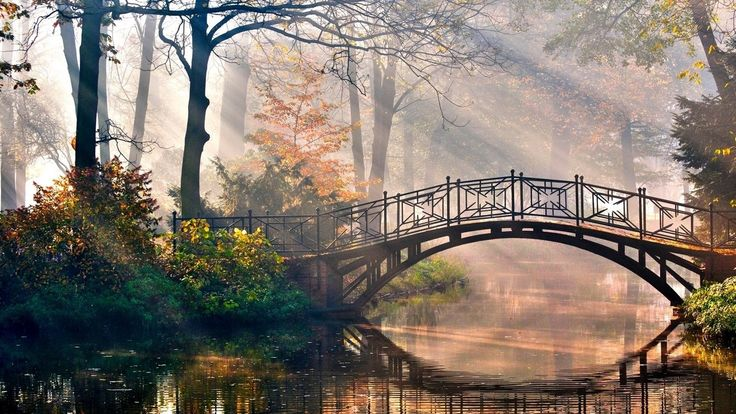
#> input picture image1.jpg, 736 x 414 px, found by its file name
$ python 3_flip_image.py
#> lines starting #> are read from the running program, lines starting #| are printed output that depends on the picture
import cv2

img = cv2.imread(r"C:\Tutedude-Python\OpenCV_Practicals\image1.jpg")
#> img is the input picture: shape (414, 736, 3); mean B, G, R 110.4, 120.4, 132

horizontal = cv2.flip(img,1)
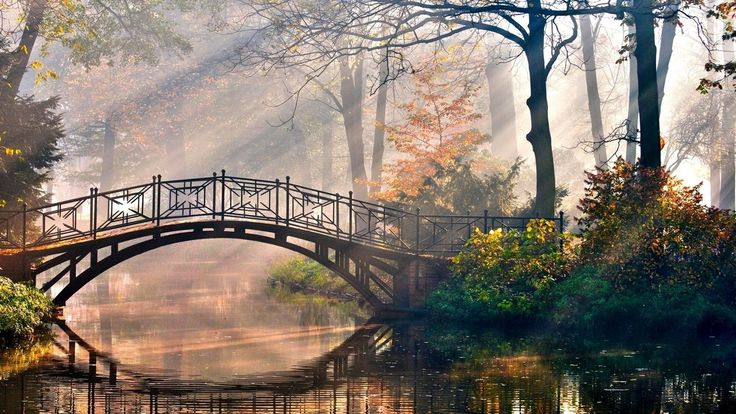
#> horizontal: shape (414, 736, 3); mean B, G, R 110.4, 120.4, 132
vertical = cv2.flip(img,0)
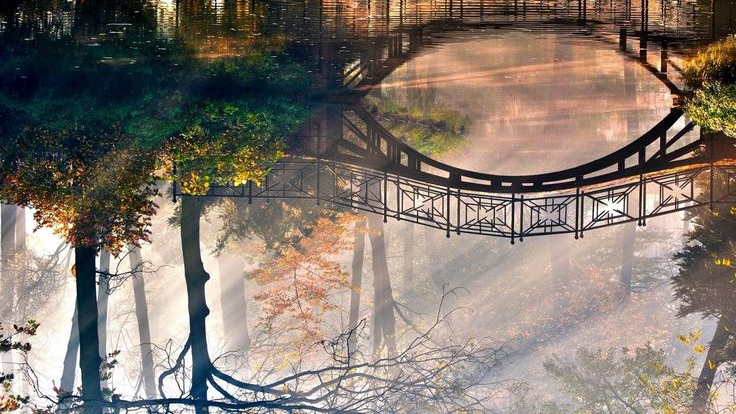
#> vertical: shape (414, 736, 3); mean B, G, R 110.4, 120.4, 132
both = cv2.flip(img,-1)
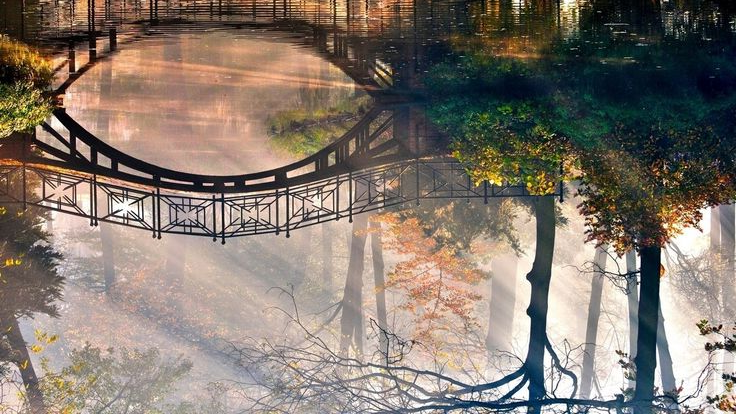
#> both: shape (414, 736, 3); mean B, G, R 110.4, 120.4, 132

cv2.imshow("Original",img)
cv2.imshow("Horizontal",horizontal)
cv2.imshow("Vertical",vertical)
cv2.imshow("Both",both)

cv2.waitKey(0)
cv2.destroyAllWindows()
